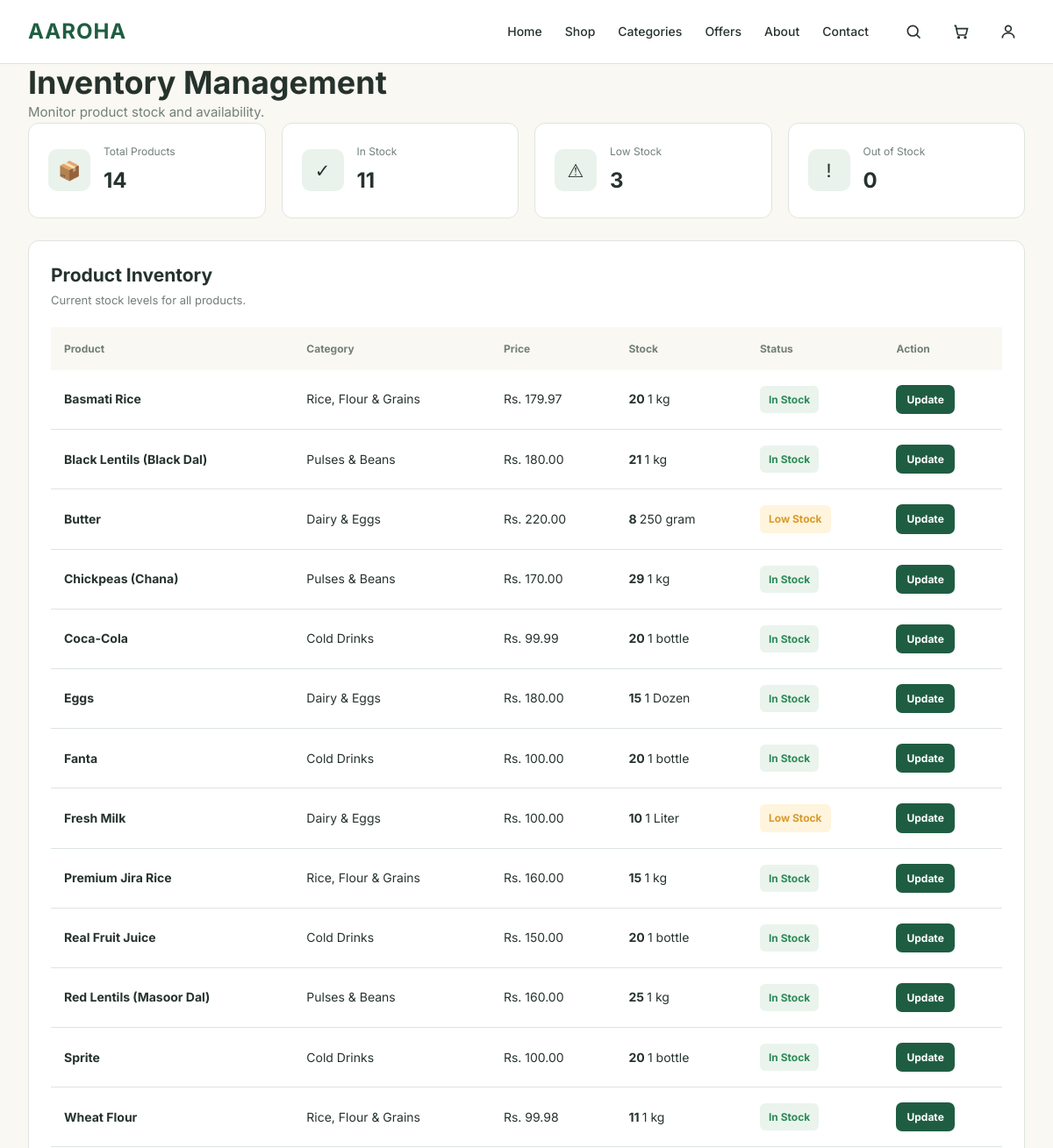
The page /products/inventory/ (signed in, upper part) on the database as committed earlier.
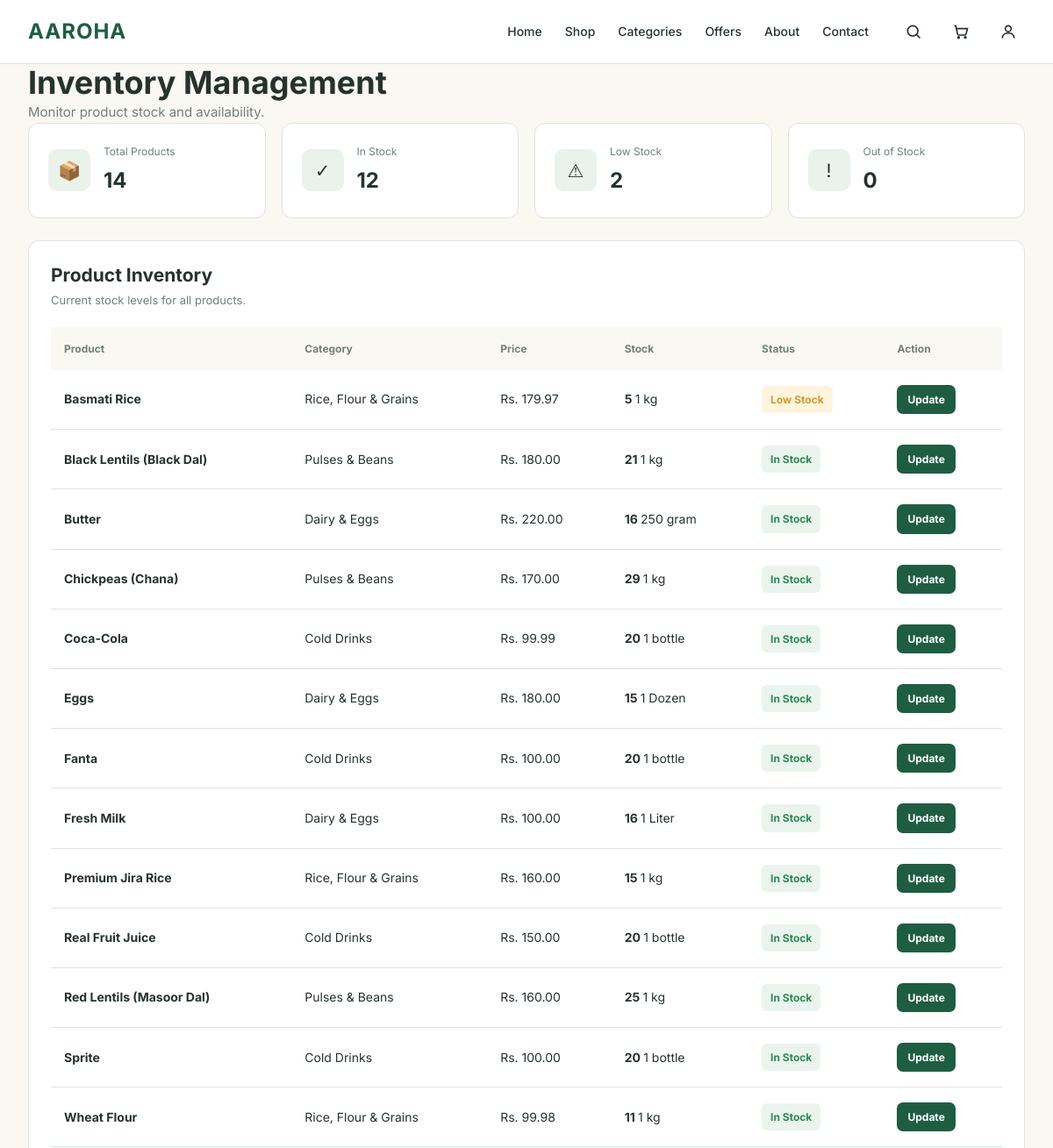
The same page on the database as committed later.
### products/models.py (models this page shows, shortened)
class Product(models.Model):
    name = models.CharField(max_length=200)
    category = models.ForeignKey(
        Category,
        on_delete=models.CASCADE,
        related_name='products'
    )
    description = models.TextField()
    price = models.DecimalField(
        max_digits=10,
        decimal_places=2
    )
    unit = models.CharField(
        max_length=50,
        default='piece'
    )
    stock = models.PositiveIntegerField(default=0)
    image = models.ImageField(
        upload_to='products/',
        blank=True,
        null=True
    )
    is_available = models.BooleanField(default=True)
    created_at = models.DateTimeField(auto_now_add=True)
    updated_at = models.DateTimeField(auto_now=True)

class Category(models.Model):
    name = models.CharField(max_length=100)
    description = models.TextField(blank=True)

### products/views.py (the view, shortened to what this page needs)
@login_required
def inventory(request):
    if request.user.is_superuser:
        products = Product.objects.all().order_by('name')
    total_products = products.count()
    in_stock = products.filter(
        stock__gt=10
    ).count()
    low_stock = products.filter(
        stock__gt=0,
        stock__lte=10
    ).count()
    out_of_stock = products.filter(
        stock=0
    ).count()
    context = {
        'products': products,
        'total_products': total_products,
        'in_stock': in_stock,
        'low_stock': low_stock,
        'out_of_stock': out_of_stock,
    }
    return render(
        request,
        'products/inventory.html',
        context
    )

### templates/products/inventory.html (shortened to what the changed rows need)
{% extends 'base.html' %}
{% block content %}
<section class="page-section">
    <div class="container">
        <div class="page-header">
            <div>
                <h1>Inventory Management</h1>
            </div>
        </div>
        <div class="inventory-statistics">
            <div class="inventory-stat-card">
                <div>
                    <span>In Stock</span>
                    <strong>
                        {{ in_stock }}
                    </strong>
                </div>
            </div>
            <div class="inventory-stat-card">
                <div>
                    <span>Low Stock</span>
                    <strong>
                        {{ low_stock }}
                    </strong>
                </div>
            </div>
        </div>
        <div class="inventory-card">
            <div class="inventory-card-header">
                <div>
                    <h2>Product Inventory</h2>
                </div>
            </div>
            {% if products %}
            <div class="inventory-table-wrapper">
                <table class="inventory-table">
                    <thead>
                        <tr>
                            <th>Product</th>
                            <th>Category</th>
                            <th>Price</th>
                            <th>Stock</th>
                            <th>Status</th>
                            <th>Action</th>
                        </tr>
                    </thead>
                    <tbody>
                        {% for product in products %}
                        <tr>
                            <td>
                                <strong>
                                    {{ product.name }}
                                </strong>
                            </td>
                            <td>
                                {{ product.category.name }}
                            </td>
                            <td>
                                Rs. {{ product.price }}
                            </td>
                            <td>
                                <strong>
                                    {{ product.stock }}
                                </strong>
                                {{ product.unit }}
                            </td>
                            <td>
                                {% if product.stock == 0 %}
                                    <span class="inventory-status out-of-stock">
                                        Out of Stock
                                    </span>
                                {% elif product.stock <= 10 %}
                                    <span class="inventory-status low-stock">
                                        Low Stock
                                    </span>
                                {% else %}
                                    <span class="inventory-status in-stock">
                                        In Stock
                                    </span>
                                {% endif %}
                            </td>
                            <td>
    <a
        href="{% url 'update_stock' product.id %}"
        class="update-stock-button"
    >
        Update
    </a>
</td>
                        </tr>
                        {% endfor %}
                    </tbody>
                </table>
            </div>
            {% endif %}
        </div>
    </div>
</section>
{% endblock %}

Rows that differ between the two databases and show on the page:
changed Product "Basmati Rice": stock "20" → "5"; stock "In Stock" → "Low Stock"
changed Product "Butter": stock "8" → "16"; stock "Low Stock" → "In Stock"
changed Product "Fresh Milk": stock "10" → "16"; stock "Low Stock" → "In Stock"
Other text that changed with them:
{{ in_stock }}: "11" → "12"
{{ low_stock }}: "3" → "2"
